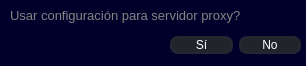
<?xml version="1.0" encoding="UTF-8"?>
<ui version="4.0">
 <class>proxyWindow</class>
 <widget class="QDialog" name="proxyWindow">
  <property name="geometry">
   <rect>
    <x>0</x>
    <y>0</y>
    <width>306</width>
    <height>66</height>
   </rect>
  </property>
  <property name="windowTitle">
   <string/>
  </property>
  <property name="styleSheet">
   <string notr="true">QDialog {
	border-radius: 30px;
	background-color: rgb(0, 0, 43)

}

QLabel {
	color:rgb(132, 132, 132)
}

QPushButton {
	border: 2px solid rgb(37,39,48);
	border-radius: 8px;
	color: #FFF;
	padding-left: 10px;
	padding-right: 10px;
	background-color: rgb(34,36,44);
}</string>
  </property>
  <widget class="QLabel" name="label">
   <property name="geometry">
    <rect>
     <x>10</x>
     <y>0</y>
     <width>291</width>
     <height>31</height>
    </rect>
   </property>
   <property name="font">
    <font>
     <pointsize>10</pointsize>
    </font>
   </property>
   <property name="text">
    <string>Usar configuración para servidor proxy?</string>
   </property>
  </widget>
  <widget class="QWidget" name="layoutWidget">
   <property name="geometry">
    <rect>
     <x>170</x>
     <y>30</y>
     <width>131</width>
     <height>31</height>
    </rect>
   </property>
   <layout class="QHBoxLayout" name="horizontalLayout">
    <item>
     <widget class="QPushButton" name="yes">
      <property name="text">
       <string>Sí</string>
      </property>
     </widget>
    </item>
    <item>
     <widget class="QPushButton" name="no">
      <property name="text">
       <string>No</string>
      </property>
     </widget>
    </item>
   </layout>
  </widget>
 </widget>
 <resources/>
 <connections>
  <connection>
   <sender>yes</sender>
   <signal>clicked()</signal>
   <receiver>proxyWindow</receiver>
   <slot>close()</slot>
   <hints>
    <hint type="sourcelabel">
     <x>209</x>
     <y>44</y>
    </hint>
    <hint type="destinationlabel">
     <x>110</x>
     <y>51</y>
    </hint>
   </hints>
  </connection>
  <connection>
   <sender>no</sender>
   <signal>clicked()</signal>
   <receiver>proxyWindow</receiver>
   <slot>close()</slot>
   <hints>
    <hint type="sourcelabel">
     <x>280</x>
     <y>49</y>
    </hint>
    <hint type="destinationlabel">
     <x>32</x>
     <y>52</y>
    </hint>
   </hints>
  </connection>
 </connections>
</ui>
